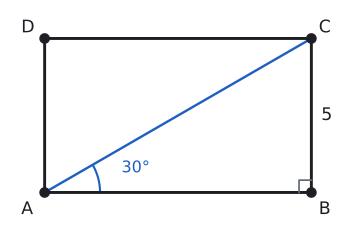

This figure's Python source:
import sys; sys.path.insert(0, "tools")
from cizim import *

def uz(P, Q): return round(float(np.linalg.norm(np.asarray(P, float) - np.asarray(Q, float))), 3)
def kenar(ax, P, Q, metin, G, d=0.35, renk=YAZI, fs=13):
    """[PQ] kenarının ortasına, G noktasından uzak tarafa etiket."""
    P, Q = np.asarray(P, float), np.asarray(Q, float); M = (P + Q) / 2
    u = (Q - P) / np.linalg.norm(Q - P); v = np.array([-u[1], u[0]])
    if np.dot(v, M - np.asarray(G, float)) < 0: v = -v
    ax.text(*(M + d * v), metin, ha="center", va="center", color=renk, fontsize=fs)
def dik(ax, K, P, Q, s=0.25, renk=SOLUK):
    """K köşesinde KP ile KQ arasındaki dik açı işareti."""
    K, P, Q = (np.asarray(t, float) for t in (K, P, Q))
    u = (P - K) / np.linalg.norm(P - K) * s; v = (Q - K) / np.linalg.norm(Q - K) * s
    ax.plot(*zip(K + u, K + u + v, K + v), color=renk, lw=1.3)
def aci_olc(K, P, Q):
    K = np.asarray(K, float); u, v = np.asarray(P, float) - K, np.asarray(Q, float) - K
    return round(float(np.degrees(np.arccos(np.dot(u, v) / np.linalg.norm(u) / np.linalg.norm(v)))), 3)

# ABCD dikdörtgeni: m(BAC)=30°, |BC|=5 (|AB| = 5√3).
k = 0.5
A = np.array([0.0, 0.0]); B = np.array([5 * np.sqrt(3) * k, 0.0]); C = B + [0, 5 * k]; D = A + [0, 5 * k]
print("BC", uz(B, C) / k, "AB", uz(A, B) / k, "BAC", aci_olc(A, B, C), "B", aci_olc(B, A, C))
fig, ax = sekil(4.6, 3); ax.set_aspect("equal"); ax.axis("off")
ax.plot(*zip(A, B, C, D, A), color=YAZI); ax.plot(*zip(A, C), color=MAVI, lw=1.8)
dik(ax, B, A, C, s=0.2)
kenar(ax, B, C, "5", A, d=0.25, renk=YAZI)
aci(ax, A, B, C, r=0.9, ad="30°", renk=MAVI)
nokta(ax, *A, "A", dx=-0.38, dy=-0.35); nokta(ax, *B, "B", dx=0.12, dy=-0.35)
nokta(ax, *C, "C", dx=0.12, dy=0.1); nokta(ax, *D, "D", dx=-0.38, dy=0.1)
ax.set_xlim(-0.6, B[0] + 0.6); ax.set_ylim(-0.6, C[1] + 0.5)
kaydet(fig, __file__)
